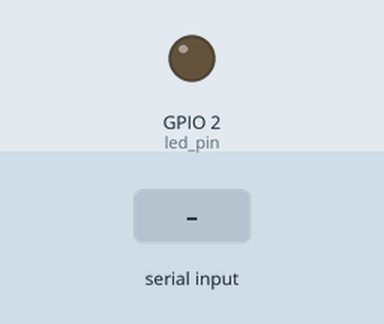
Bench run of a sketch on a simulated ESP32. Shown: output pins drawn as LEDs (lit = HIGH). The test bench sets the inputs (shaded band). What the sketch prints to the serial monitor is not drawn.

Above: at 2.6 s.
2.7 s: "90,45\n" received over Serial
5.7 s: "30,150\n" received over Serial
At 6.69 s:
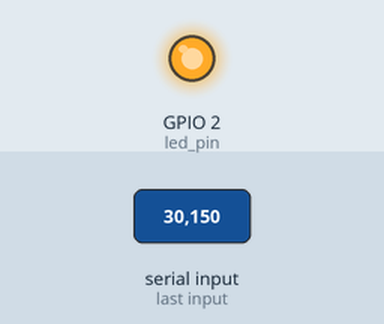
8.7 s: "5\n" received over Serial
At 9.7 s:
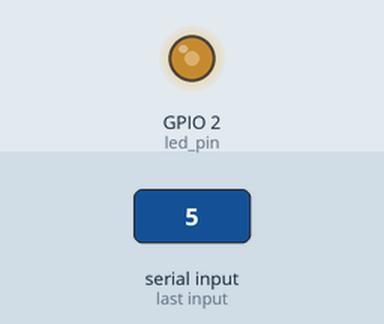
Timing chart, 0 to 11.7 s (numbered marks = the images above; inputs shaded):
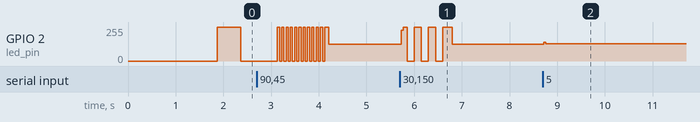

Measured:
- after the input at 8.7 s, GPIO 2 (led_pin): 127/255 → 128/255 at once

The sketch:

04_blink_led_preemptive_Scheduling_Challenge.ino
```cpp
//This program creates two tasks, one to read integer over serial and the other task to use the integer rate to blink the LED onboard ESP32
//The program runs as expected when both the tasks are running at the same priority. Why?
//The program does not blink the LED when the readSerial task is at higher priority. Why?
//The program blinks LED when the readSerial task is of lower priority than the blinkLED task. Why?
//If we change the priority of blinkLED to 1, the task does not even execute. Why?

// A multithreaded program to demonstrate preemptive scheduling
#include <stdlib.h>


#if CONFIG_FREERTOS_UNICORE
  static const BaseType_t app_cpu = 0;
#else
  static const BaseType_t app_cpu = 1;
#endif


//Assign Global variables


// Settings

//Assign the rate for the LED
static int led_rate = 500;

//Assign variable for the LED pin
static const int led_pin = LED_BUILTIN;


//Define the Task Handles
static TaskHandle_t task1 = NULL;
static TaskHandle_t task2 = NULL;
//static TaskHandle_t task2 = NULL;


//Define the tasks

//Task 1: This tasks reads an integer over UART. The onobard LED blinks at the specified integer rate
void readSerial(void *parameters) {

  while(1){

    if(Serial.available() > 0){
      int value = Serial.parseInt();
      led_rate = value;
      Serial.print("Entered Number:");
      Serial.println(led_rate);


    }

  }

}


//Task 2 : blink the onboard LED at the specified rate
void blinkLED(void *parameter){

  Serial.print("Blinking LED");

  while(1){

    digitalWrite(led_pin, HIGH);
    vTaskDelay(led_rate/portTICK_PERIOD_MS);
    digitalWrite(led_pin, LOW);
    vTaskDelay(led_rate/portTICK_PERIOD_MS);

  }


}


void setup() {

  // Configure pin
  pinMode(led_pin, OUTPUT);

  // Configure serial and wait a second
  Serial.begin(300);

  //wait for serial connection
  //while(!Serial){

  //}


  vTaskDelay(1000 / portTICK_PERIOD_MS);
  Serial.println("Multi-task LED Demo");
  Serial.println("Enter a number in milliseconds to change the LED delay.");


  // Start serial read task
  xTaskCreatePinnedToCore(  // Use xTaskCreate() in vanilla FreeRTOS
            blinkLED,     // Function to be called
            "Blink LED",  // Name of task
            1024,           // Stack size (bytes in ESP32, words in FreeRTOS)
            NULL,           // Parameter to pass
            2,              // Task priority (must be same to prevent lockup)
            &task1,           // Task handle
            app_cpu);       // Run on one core for demo purposes (ESP32 only)


   // Start serial read task
  xTaskCreatePinnedToCore(  // Use xTaskCreate() in vanilla FreeRTOS
            readSerial,     // Function to be called
            "Read Serial",  // Name of task
            1024,           // Stack size (bytes in ESP32, words in FreeRTOS)
            NULL,           // Parameter to pass
            1,              // Task priority (must be same to prevent lockup)
            &task2,           // Task handle
            app_cpu);       // Run on one core for demo purposes (ESP32 only)


  // Delete "setup and loop" task
  //vTaskDelete(NULL);


}

void loop() {
  // put your main code here, to run repeatedly:


}
```
